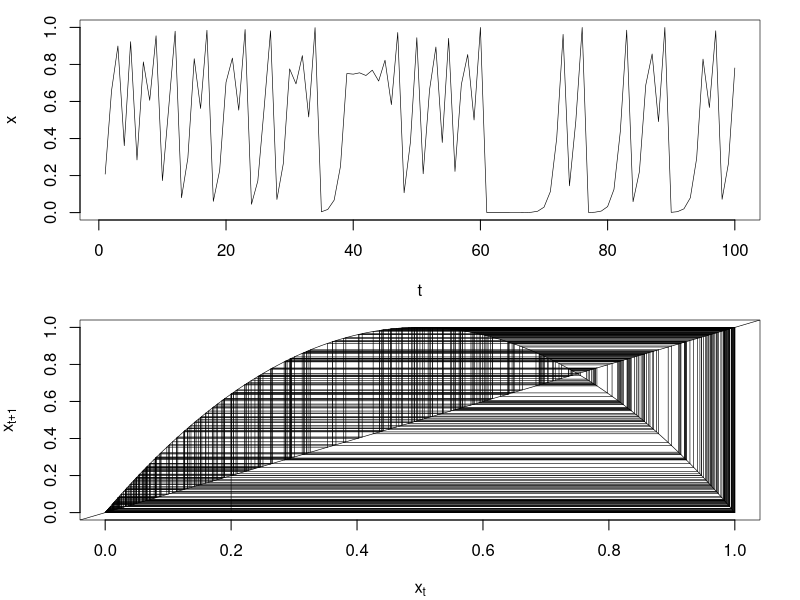

Recreate this plot in R.
q_map <- function(r=1, x_o=runif(1, 0, 1), N=100, burn_in=0, ...)
{
    par(mfrow = c(2, 1), mar = c(4, 4, 1, 2), lwd = 0.6)
    ############# Trace #############
    x <- array(dim = N)
    x[1] <- x_o
    for (i in 2 : N)
    x[i] <- r * x[i - 1] * (1 - x[i - 1])

    plot(x[(burn_in + 1) : N], type = 'l', xlab = 't', ylab = 'x', ...)
    #################################

    ##########  Quadradic Map ########
    x <- seq(from = 0, to = 1, length.out = 100)
    x_np1 <- array(dim = 100)
    for (i in 1 : length(x))
    x_np1[i] <- r * x[i] * (1 - x[i])

    plot(x, x_np1, type = 'l', xlab = expression(x[t]), ylab = expression(x[t + 1]))
    abline(0, 1)

    start = x_o
    vert = FALSE
    lines(x = c(start, start), y = c(0, r * start * (1 - start)))
    for (i in 1 : (2 * N))
    {
        if (vert)
        {
            lines(x = c(start, start), y = c(start, r * start * (1 - start)))
            vert = FALSE
        }
        else
        {
            lines(x = c(start,
            r * start * (1 - start)),
            y = c(r * start * (1 - start),
            r * start * (1 - start)))
            vert = TRUE
            start = r * start * (1 - start)
        }
    }
    #################################
}

q_map(4, 0.2, 400, burn_in=300)
